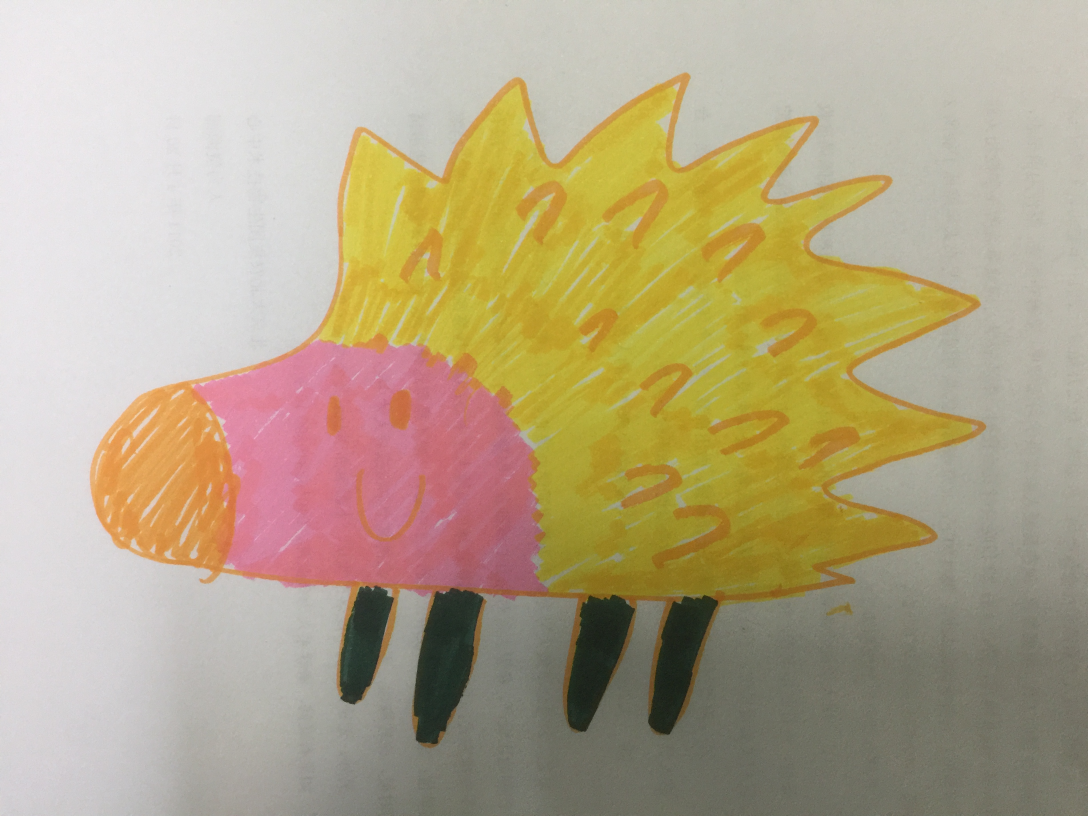
#> input picture input_hedge_hog1.jpg, 3264 x 2448 px, given as the content of the folder raw_data, which was not available (shown at 1/3 size)
$ python preprocess.py   (older library calls are emulated)
#> lines starting #> are read from the running program, lines starting #| are printed output that depends on the picture; pictures that were not available may be replaced by others from this repository, and a replacement may not be noted
### augmentor.py
import scipy.ndimage as ndi
from scipy import misc
import cv2
from random import randrange, randint
import math
import numpy as np

class ImageAugmentor():
    def __init__(self):
        """
        # Arguments
            max_deg
        """
        self.max_deg = 20
        self.min_vignetting = 400
        self.max_vignetting = 1000
        self.crop_w = 400
        self.crop_h = 400


    def largest_rotated_rect(self, w, h, angle):
        """
        Get largest rectangle after rotation.
        http://stackoverflow.com/questions/16702966/rotate-image-and-crop-out-black-borders
        """
        angle = angle / 180.0 * math.pi
        if w <= 0 or h <= 0:
            return 0, 0

        width_is_longer = w >= h
        side_long, side_short = (w, h) if width_is_longer else (h, w)

        # since the solutions for angle, -angle and 180-angle are all the same,
        # if suffices to look at the first quadrant and the absolute values of sin,cos:
        sin_a, cos_a = abs(math.sin(angle)), abs(math.cos(angle))
        if side_short <= 2. * sin_a * cos_a * side_long:
            # half constrained case: two crop corners touch the longer side,
            #   the other two corners are on the mid-line parallel to the longer line
            x = 0.5 * side_short
            wr, hr = (x / sin_a, x / cos_a) if width_is_longer else (x / cos_a, x / sin_a)
        else:
            # fully constrained case: crop touches all 4 sides
            cos_2a = cos_a * cos_a - sin_a * sin_a
            wr, hr = (w * cos_a - h * sin_a) / cos_2a, (h * cos_a - w * sin_a) / cos_2a

        return int(np.round(wr)), int(np.round(hr))

    def random_rotate_and_crop_valid(self, imgs):
        """Randomly rotate image and crop the largest rectangle inside the rotated image.

        # Arguments
            imgs: list of processing images.
        """
        if type(imgs) is not list:
            imgs = [imgs]

        deg = randrange(-self.max_deg, self.max_deg)

        res = []
        for img in imgs:
            center = (img.shape[1] * 0.5, img.shape[0] * 0.5)
            rot_m = cv2.getRotationMatrix2D((center[0] - 0.5, center[1] - 0.5), deg, 1)
            ret = cv2.warpAffine(img, rot_m, img.shape[1::-1])
            if img.ndim == 3 and ret.ndim == 2:
                ret = ret[:, :, np.newaxis]
            neww, newh = self.largest_rotated_rect(ret.shape[1], ret.shape[0], deg)
            neww = min(neww, ret.shape[1])
            newh = min(newh, ret.shape[0])
            newx = int(center[0] - neww * 0.5)
            newy = int(center[1] - newh * 0.5)
            # print(ret.shape, deg, newx, newy, neww, newh)
            res.append(ret[newy:newy + newh, newx:newx + neww])

        return res

    def random_crop(self, imgs):
        """Randomly crop the image into a smaller one.

        # Arguments
            imgs: list of processing images.

        """
        if type(imgs) is not list:
            imgs = [imgs]

        h, w = imgs[0].shape
        y = randint(0,h - self.crop_h - 1)
        x = randint(0,w - self.crop_w - 1)
        res = []
        for img in imgs:
            ret = img[y:y + self.crop_h, x:x + self.crop_w]
            res.append(ret)

        return res

    def vignetting(self,img):
        """Perfo
        """

        h, w = img.shape
#> h = 2448; w = 3264
        h_gk_size = randint(self.min_vignetting,self.max_vignetting)
        w_gk_size = randint(self.min_vignetting,self.max_vignetting)
        h_gk = cv2.getGaussianKernel(h,h_gk_size)
        w_gk = cv2.getGaussianKernel(w,w_gk_size)
        c = h_gk*w_gk.T
        d = c/c.max()
        e = img*d
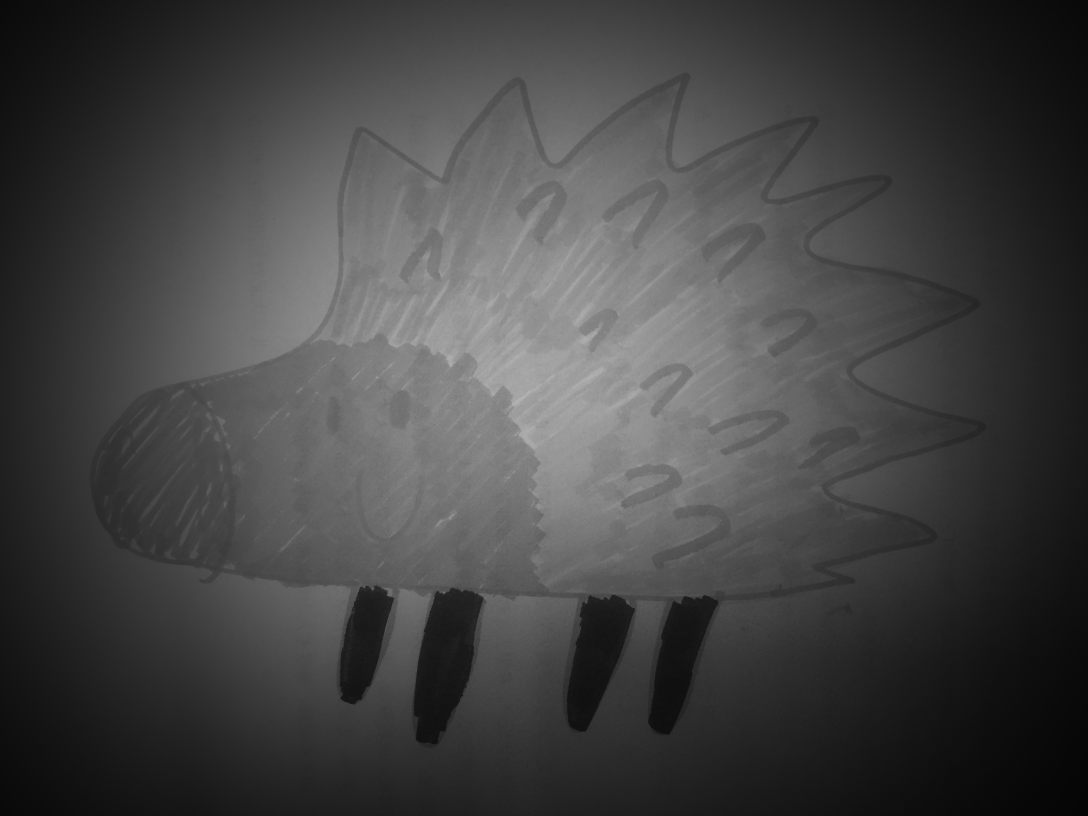
#> e: shape (2448, 3264) float64 (shown at 1/3 size); min 4.67, max 185.3, mean 68.5

        return e

    def gaussian_blur(self, img):
        kernel_size = (19, 19)
        sigma = 1.5
        img = cv2.GaussianBlur(img, kernel_size, sigma)
        return img

    def augment(self, imgs):
        """Augment all input images with a given procedure
        """
        img, label = imgs

        # vignetting
        img = self.vignetting(img)
        # gaussian_blur
        img = self.gaussian_blur(img)
        # rotate & crop
        img, label = self.random_rotate_and_crop_valid([img,label])
#> the loop in random_rotate_and_crop_valid, `for img in imgs:` made 2 passes
#> (center, rot_m, angle in largest_rotated_rect, width_is_longer in largest_rotated_rect, side_long in largest_rotated_rect, side_short in largest_rotated_rect, sin_a in largest_rotated_rect, cos_a in largest_rotated_rect) on passes 1 to 2: ((1632, 1224), [[0.951, -0.309, 457.9], [0.309, 0.951, -444.3]], -0.314, True, 3264, 2448, 0.309, 0.951), ((1632, 1224), [[0.951, -0.309, 457.9], [0.309, 0.951, -444.3]], -0.314, True, 3264, 2448, 0.309, 0.951)
#> pass 1, in random_rotate_and_crop_valid, `ret = cv2.warpAffine(img, rot_m, img.shape[1::-1])`:
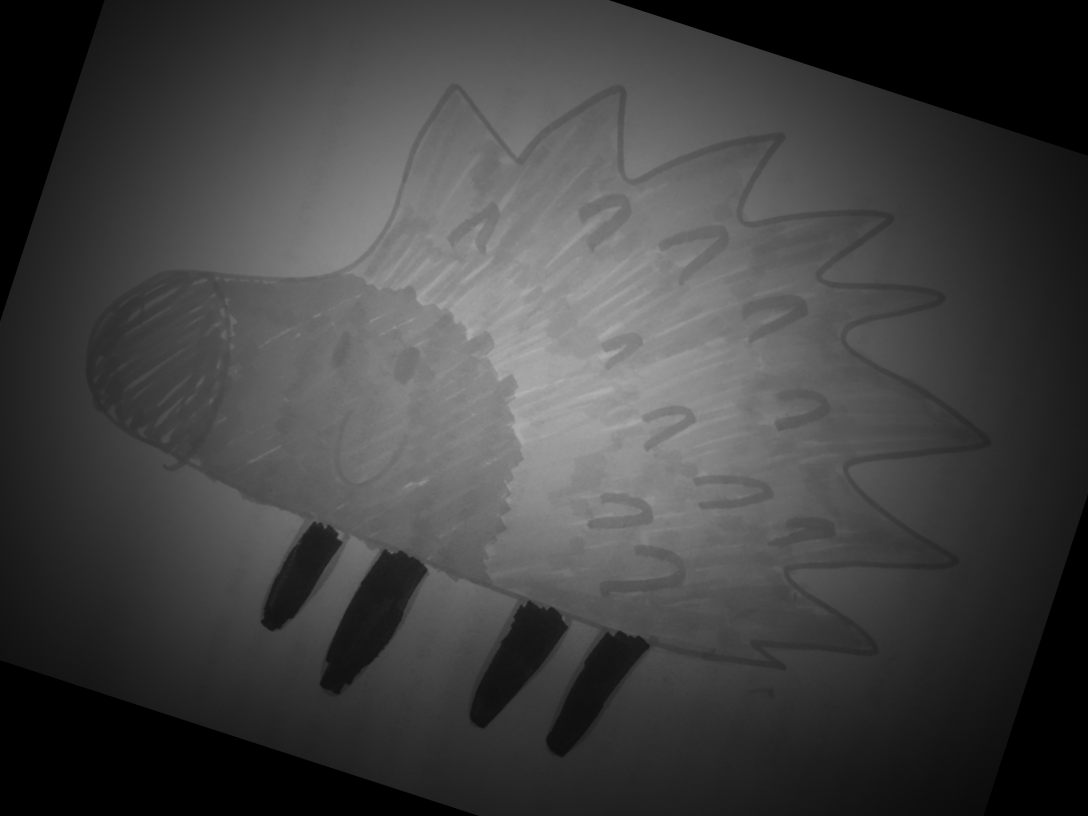
#> ret: shape (2448, 3264) float64 (shown at 1/3 size); min 0, max 179.9, mean 65.6
#> after the loop in random_rotate_and_crop_valid, `for img in imgs:`: res = 2 items
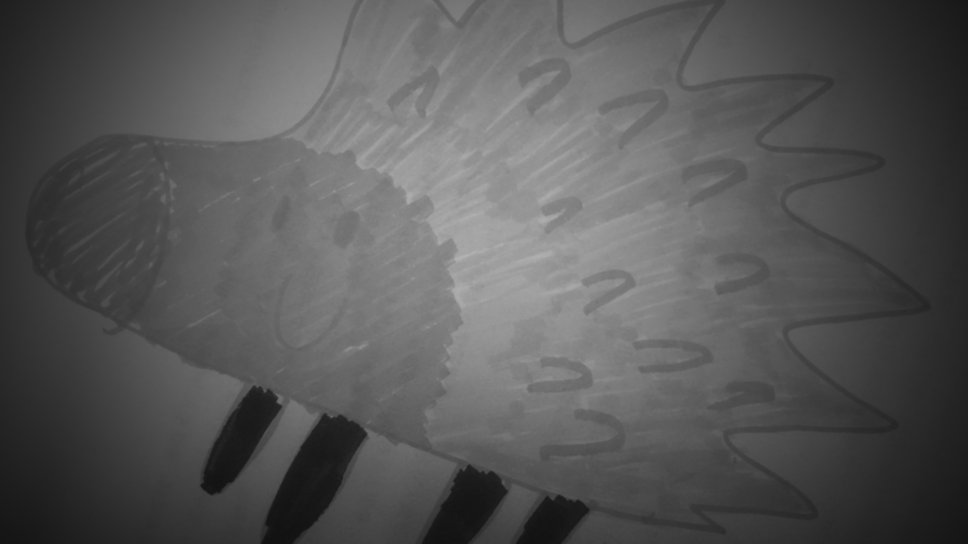
#> img: shape (1631, 2902) float64 (shown at 1/3 size); min 15.83, max 179.9, mean 87.4
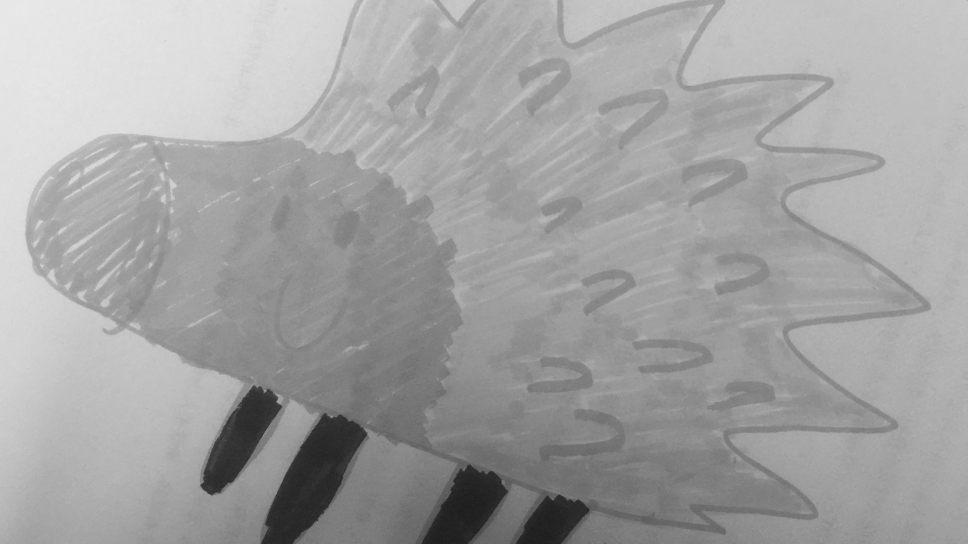
#> label: shape (1631, 2902) (shown at 1/3 size); min 21, max 237, mean 162.9
        # randomly crop into same size
        img, label = self.random_crop([img,label])
#> the loop in random_crop, `for img in imgs:` made 2 passes
#> pass 1, in random_crop, `ret = img[y:y + self.crop_h, x:x + self.crop_w]`:
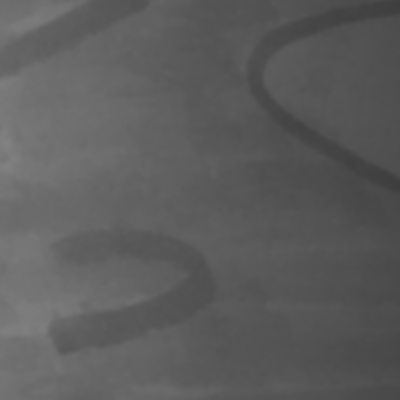
#> ret: shape (400, 400) float64; min 61.89, max 130.9, mean 93
#> pass 2, in random_crop, `ret = img[y:y + self.crop_h, x:x + self.crop_w]`:
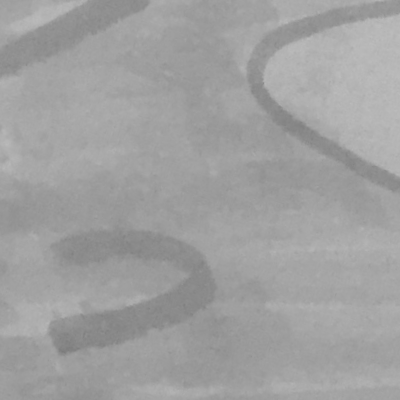
#> ret: shape (400, 400); min 123, max 189, mean 159.9

        return img, label

# [7 lines that do not run on import are left out]

### preprocess.py
import os
from scipy import misc
import json
from shutil import copytree, rmtree
import numpy as np
from time import time
from cfgs.config import cfg
import cv2
import augmentor

def get_data(img_path, label_path):
    img = misc.imread(img_path, mode = 'L')
    mask = misc.imread(label_path, mode = 'L')
    if img is not None and mask is not None:
        IA = augmentor.ImageAugmentor()
        img, mask = IA.augment([img, mask])
        # thresholding mask
        retval, mask = cv2.threshold(mask, 50, 255, cv2.THRESH_BINARY)
#> mask: shape (400, 400); every value is 255
        return img, mask
    return None, None

raw_data_dir = 'raw_data'
data_dir_root = 'data'

# save old data and clear the data directory
if os.path.isdir(data_dir_root):
    copytree(data_dir_root, data_dir_root + ' - ' + str(time()))
    rmtree(data_dir_root)
os.mkdir(data_dir_root)
img_dir = os.path.join(data_dir_root, 'images')
label_dir = os.path.join(data_dir_root, 'labels')
label_img_dir = os.path.join(data_dir_root, 'label_images')
os.mkdir(img_dir)
os.mkdir(label_dir)
os.mkdir(label_img_dir)

# record paths of data
records = []

# the number of generations per image
data_per_img = 10
img_names = os.listdir(raw_data_dir)
for img_name in img_names:
    # only fetch the original image
    if "mask" in img_name:
        continue

    img_path = os.path.join(raw_data_dir, img_name)
    mask_path = img_path.replace('jpg', 'mask.0.jpg')
    for i in range(data_per_img):
        img, label_img = get_data(img_path, mask_path)
        if img is None or label_img is None:
            continue

        new_img_path = os.path.join(img_dir, img_name).replace('jpg', '%d.jpg'%i)
        misc.imsave(new_img_path, img)
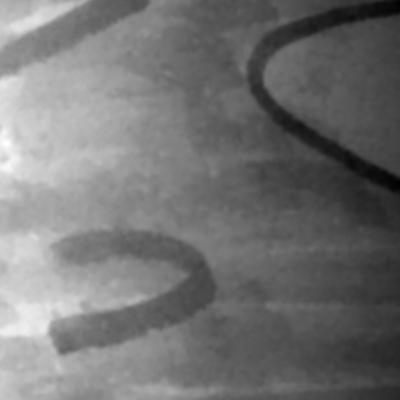
#> saved as input_hedge_hog1.0.jpg: PIL image 400x400 L; min 0, max 255, mean 115

        label_img_path = os.path.join(label_img_dir, img_name).replace('jpg', '%d.png'%i)
        misc.imsave(label_img_path, label_img)

        label_path = os.path.join(label_dir, img_name).replace('jpg', '%d.dat'%i)
        label_file = open(label_path, "wb")
        label_img.resize((1,label_img.size))

        #label_data = np.ones(img.shape[0:2], dtype='byte')

        label_img = list(label_img[0])
#> label_img = 160000 items
        label_img = [int(1) if i==0 else 2 for i in label_img]
        byte_data = bytearray(label_img)
        label_file.write(byte_data)
        label_file.close()
        # record the path
        records.append(new_img_path + "\n")

# split into training set and test set
test_ratio = 0.1
#> test_ratio = 0.1
total_num = len(records)
test_num = int(test_ratio * total_num)
train_num = total_num - test_num
train_records = records[0:train_num]
test_records = records[train_num:]

# save to text file
all_out_file = open('all.txt', "w")
for record in records:
    all_out_file.write(record)
all_out_file.close()

#> (the run stopped early here; a loop or call above may not have finished)
